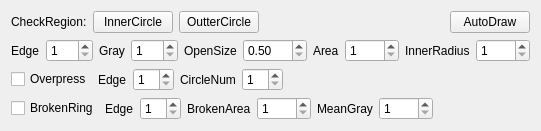
<?xml version="1.0" encoding="UTF-8"?>
<ui version="4.0">
 <class>CDlgFRLInReg</class>
 <widget class="CItemDlg" name="CDlgFRLInReg">
  <property name="geometry">
   <rect>
    <x>0</x>
    <y>0</y>
    <width>506</width>
    <height>127</height>
   </rect>
  </property>
  <property name="windowTitle">
   <string>Mouth Ring Inner Region Dialog</string>
  </property>
  <layout class="QVBoxLayout" name="verticalLayout">
   <item>
    <layout class="QHBoxLayout" name="horizontalLayout_4">
     <item>
      <widget class="QLabel" name="label_6">
       <property name="text">
        <string>CheckRegion:</string>
       </property>
      </widget>
     </item>
     <item>
      <widget class="QPushButton" name="btnInCircle">
       <property name="text">
        <string>InnerCircle</string>
       </property>
      </widget>
     </item>
     <item>
      <widget class="QPushButton" name="btnOutCircle">
       <property name="text">
        <string>OutterCircle</string>
       </property>
      </widget>
     </item>
     <item>
      <spacer name="horizontalSpacer">
       <property name="orientation">
        <enum>Qt::Horizontal</enum>
       </property>
       <property name="sizeHint" stdset="0">
        <size>
         <width>40</width>
         <height>20</height>
        </size>
       </property>
      </spacer>
     </item>
     <item>
      <widget class="QPushButton" name="btnAutoDraw">
       <property name="text">
        <string>AutoDraw</string>
       </property>
      </widget>
     </item>
    </layout>
   </item>
   <item>
    <layout class="QHBoxLayout" name="horizontalLayout_3">
     <item>
      <widget class="QLabel" name="label_13">
       <property name="text">
        <string>Edge</string>
       </property>
      </widget>
     </item>
     <item>
      <widget class="QSpinBox" name="spinEdge">
       <property name="contextMenuPolicy">
        <enum>Qt::NoContextMenu</enum>
       </property>
       <property name="minimum">
        <number>1</number>
       </property>
       <property name="maximum">
        <number>255</number>
       </property>
      </widget>
     </item>
     <item>
      <widget class="QLabel" name="label_7">
       <property name="text">
        <string>Gray</string>
       </property>
      </widget>
     </item>
     <item>
      <widget class="QSpinBox" name="spinGray">
       <property name="contextMenuPolicy">
        <enum>Qt::NoContextMenu</enum>
       </property>
       <property name="minimum">
        <number>1</number>
       </property>
       <property name="maximum">
        <number>255</number>
       </property>
      </widget>
     </item>
     <item>
      <widget class="QLabel" name="label_9">
       <property name="text">
        <string>OpenSize</string>
       </property>
      </widget>
     </item>
     <item>
      <widget class="QDoubleSpinBox" name="spinOpenSize">
       <property name="contextMenuPolicy">
        <enum>Qt::NoContextMenu</enum>
       </property>
       <property name="minimum">
        <double>0.500000000000000</double>
       </property>
       <property name="maximum">
        <double>100.000000000000000</double>
       </property>
       <property name="singleStep">
        <double>0.500000000000000</double>
       </property>
      </widget>
     </item>
     <item>
      <widget class="QLabel" name="label_8">
       <property name="text">
        <string>Area</string>
       </property>
      </widget>
     </item>
     <item>
      <widget class="QSpinBox" name="spinArea">
       <property name="contextMenuPolicy">
        <enum>Qt::NoContextMenu</enum>
       </property>
       <property name="minimum">
        <number>1</number>
       </property>
       <property name="maximum">
        <number>9999</number>
       </property>
      </widget>
     </item>
     <item>
      <widget class="QLabel" name="label_12">
       <property name="text">
        <string>InnerRadius</string>
       </property>
      </widget>
     </item>
     <item>
      <widget class="QSpinBox" name="spinRadius">
       <property name="contextMenuPolicy">
        <enum>Qt::NoContextMenu</enum>
       </property>
       <property name="minimum">
        <number>1</number>
       </property>
       <property name="maximum">
        <number>9999</number>
       </property>
      </widget>
     </item>
     <item>
      <spacer name="horizontalSpacer_3">
       <property name="orientation">
        <enum>Qt::Horizontal</enum>
       </property>
       <property name="sizeHint" stdset="0">
        <size>
         <width>40</width>
         <height>20</height>
        </size>
       </property>
      </spacer>
     </item>
    </layout>
   </item>
   <item>
    <layout class="QHBoxLayout" name="horizontalLayout_2">
     <item>
      <widget class="QCheckBox" name="checkOverPress">
       <property name="text">
        <string>Overpress</string>
       </property>
      </widget>
     </item>
     <item>
      <widget class="QLabel" name="label_10">
       <property name="text">
        <string>Edge</string>
       </property>
      </widget>
     </item>
     <item>
      <widget class="QSpinBox" name="spinPressEdge">
       <property name="contextMenuPolicy">
        <enum>Qt::NoContextMenu</enum>
       </property>
       <property name="minimum">
        <number>1</number>
       </property>
      </widget>
     </item>
     <item>
      <widget class="QLabel" name="label_11">
       <property name="text">
        <string>CircleNum</string>
       </property>
      </widget>
     </item>
     <item>
      <widget class="QSpinBox" name="spinPressNum">
       <property name="contextMenuPolicy">
        <enum>Qt::NoContextMenu</enum>
       </property>
       <property name="minimum">
        <number>1</number>
       </property>
      </widget>
     </item>
     <item>
      <spacer name="horizontalSpacer_4">
       <property name="orientation">
        <enum>Qt::Horizontal</enum>
       </property>
       <property name="sizeHint" stdset="0">
        <size>
         <width>40</width>
         <height>20</height>
        </size>
       </property>
      </spacer>
     </item>
    </layout>
   </item>
   <item>
    <layout class="QHBoxLayout" name="horizontalLayout">
     <item>
      <widget class="QCheckBox" name="checkInBroken">
       <property name="text">
        <string>BrokenRing</string>
       </property>
      </widget>
     </item>
     <item>
      <widget class="QLabel" name="label_14">
       <property name="text">
        <string>Edge</string>
       </property>
      </widget>
     </item>
     <item>
      <widget class="QSpinBox" name="spinBrokenEdge">
       <property name="contextMenuPolicy">
        <enum>Qt::NoContextMenu</enum>
       </property>
       <property name="minimum">
        <number>1</number>
       </property>
      </widget>
     </item>
     <item>
      <widget class="QLabel" name="label_15">
       <property name="text">
        <string>BrokenArea</string>
       </property>
      </widget>
     </item>
     <item>
      <widget class="QSpinBox" name="spinBrokenArea">
       <property name="contextMenuPolicy">
        <enum>Qt::NoContextMenu</enum>
       </property>
       <property name="minimum">
        <number>1</number>
       </property>
       <property name="maximum">
        <number>9999</number>
       </property>
      </widget>
     </item>
     <item>
      <widget class="QLabel" name="label_16">
       <property name="text">
        <string>MeanGray</string>
       </property>
      </widget>
     </item>
     <item>
      <widget class="QSpinBox" name="spinBrokenMeanGray">
       <property name="contextMenuPolicy">
        <enum>Qt::NoContextMenu</enum>
       </property>
       <property name="minimum">
        <number>1</number>
       </property>
       <property name="maximum">
        <number>9999</number>
       </property>
      </widget>
     </item>
     <item>
      <spacer name="horizontalSpacer_5">
       <property name="orientation">
        <enum>Qt::Horizontal</enum>
       </property>
       <property name="sizeHint" stdset="0">
        <size>
         <width>37</width>
         <height>17</height>
        </size>
       </property>
      </spacer>
     </item>
    </layout>
   </item>
  </layout>
 </widget>
 <layoutdefault spacing="6" margin="11"/>
 <customwidgets>
  <customwidget>
   <class>CItemDlg</class>
   <extends>QWidget</extends>
   <header>citemdlg.h</header>
   <container>1</container>
  </customwidget>
 </customwidgets>
 <tabstops>
  <tabstop>btnInCircle</tabstop>
  <tabstop>btnOutCircle</tabstop>
  <tabstop>spinGray</tabstop>
  <tabstop>spinArea</tabstop>
  <tabstop>checkOverPress</tabstop>
  <tabstop>spinPressEdge</tabstop>
  <tabstop>spinPressNum</tabstop>
 </tabstops>
 <resources/>
 <connections/>
 <slots>
  <slot>accept()</slot>
  <slot>reject()</slot>
 </slots>
</ui>
